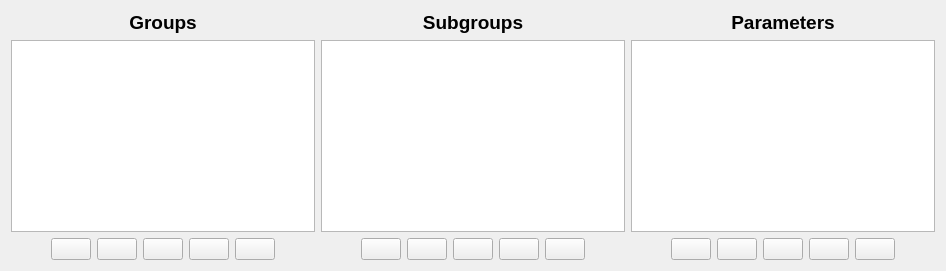
      <widget class="QWidget" name="tab_6">
       <attribute name="title">
        <string>Grouping</string>
       </attribute>
       <layout class="QHBoxLayout" name="horizontalLayout_12">
        <item>
         <layout class="QVBoxLayout" name="verticalLayout_11">
          <item>
           <widget class="QLabel" name="label_14">
            <property name="text">
             <string>&lt;html&gt;&lt;head/&gt;&lt;body&gt;&lt;p&gt;&lt;span style=&quot; font-size:14pt; font-weight:600;&quot;&gt;Groups&lt;/span&gt;&lt;/p&gt;&lt;/body&gt;&lt;/html&gt;</string>
            </property>
            <property name="alignment">
             <set>Qt::AlignCenter</set>
            </property>
           </widget>
          </item>
          <item>
           <widget class="QListWidget" name="groupList"/>
          </item>
          <item>
           <layout class="QHBoxLayout" name="horizontalLayout_9">
            <item>
             <spacer name="horizontalSpacer_9">
              <property name="orientation">
               <enum>Qt::Horizontal</enum>
              </property>
              <property name="sizeHint" stdset="0">
               <size>
                <width>40</width>
                <height>20</height>
               </size>
              </property>
             </spacer>
            </item>
            <item>
             <widget class="QPushButton" name="groupRemoveButton">
              <property name="toolTip">
               <string>Delete</string>
              </property>
              <property name="text">
               <string/>
              </property>
              <property name="icon">
               <iconset resource="res.qrc">
                <normaloff>:/res/icons/Delete-96.png</normaloff>:/res/icons/Delete-96.png</iconset>
              </property>
             </widget>
            </item>
            <item>
             <widget class="QPushButton" name="groupDownButton">
              <property name="toolTip">
               <string>Move down</string>
              </property>
              <property name="text">
               <string/>
              </property>
              <property name="icon">
               <iconset resource="res.qrc">
                <normaloff>:/res/icons/Down-96.png</normaloff>:/res/icons/Down-96.png</iconset>
              </property>
             </widget>
            </item>
            <item>
             <widget class="QPushButton" name="groupUpButton">
              <property name="toolTip">
               <string>Move up</string>
              </property>
              <property name="text">
               <string/>
              </property>
              <property name="icon">
               <iconset resource="res.qrc">
                <normaloff>:/res/icons/Up-96.png</normaloff>:/res/icons/Up-96.png</iconset>
              </property>
             </widget>
            </item>
            <item>
             <widget class="QPushButton" name="groupAddButton">
              <property name="maximumSize">
               <size>
                <width>16777205</width>
                <height>16777215</height>
               </size>
              </property>
              <property name="toolTip">
               <string>Add group</string>
              </property>
              <property name="text">
               <string/>
              </property>
              <property name="icon">
               <iconset resource="res.qrc">
                <normaloff>:/res/icons/Plus Math-96.png</normaloff>:/res/icons/Plus Math-96.png</iconset>
              </property>
             </widget>
            </item>
            <item>
             <widget class="QPushButton" name="groupEditButton">
              <property name="text">
               <string/>
              </property>
              <property name="icon">
               <iconset resource="res.qrc">
                <normaloff>:/res/icons/icons8-edit-96.png</normaloff>:/res/icons/icons8-edit-96.png</iconset>
              </property>
             </widget>
            </item>
            <item>
             <spacer name="horizontalSpacer_10">
              <property name="orientation">
               <enum>Qt::Horizontal</enum>
              </property>
              <property name="sizeHint" stdset="0">
               <size>
                <width>40</width>
                <height>20</height>
               </size>
              </property>
             </spacer>
            </item>
           </layout>
          </item>
         </layout>
        </item>
        <item>
         <layout class="QVBoxLayout" name="verticalLayout_14">
          <item>
           <widget class="QLabel" name="label_28">
            <property name="text">
             <string>&lt;html&gt;&lt;head/&gt;&lt;body&gt;&lt;p&gt;&lt;span style=&quot; font-size:14pt; font-weight:600;&quot;&gt;Subgroups&lt;/span&gt;&lt;/p&gt;&lt;/body&gt;&lt;/html&gt;</string>
            </property>
            <property name="alignment">
             <set>Qt::AlignCenter</set>
            </property>
           </widget>
          </item>
          <item>
           <widget class="QListWidget" name="subgroupList"/>
          </item>
          <item>
           <layout class="QHBoxLayout" name="horizontalLayout_10">
            <item>
             <spacer name="horizontalSpacer_11">
              <property name="orientation">
               <enum>Qt::Horizontal</enum>
              </property>
              <property name="sizeHint" stdset="0">
               <size>
                <width>40</width>
                <height>20</height>
               </size>
              </property>
             </spacer>
            </item>
            <item>
             <widget class="QPushButton" name="subgroupRemoveButton">
              <property name="toolTip">
               <string>Delete</string>
              </property>
              <property name="text">
               <string/>
              </property>
              <property name="icon">
               <iconset resource="res.qrc">
                <normaloff>:/res/icons/Delete-96.png</normaloff>:/res/icons/Delete-96.png</iconset>
              </property>
             </widget>
            </item>
            <item>
             <widget class="QPushButton" name="subgroupDownButton">
              <property name="toolTip">
               <string>Move down</string>
              </property>
              <property name="text">
               <string/>
              </property>
              <property name="icon">
               <iconset resource="res.qrc">
                <normaloff>:/res/icons/Down-96.png</normaloff>:/res/icons/Down-96.png</iconset>
              </property>
             </widget>
            </item>
            <item>
             <widget class="QPushButton" name="subgroupUpButton">
              <property name="toolTip">
               <string>Move up</string>
              </property>
              <property name="text">
               <string/>
              </property>
              <property name="icon">
               <iconset resource="res.qrc">
                <normaloff>:/res/icons/Up-96.png</normaloff>:/res/icons/Up-96.png</iconset>
              </property>
             </widget>
            </item>
            <item>
             <widget class="QPushButton" name="subgroupAddButton">
              <property name="maximumSize">
               <size>
                <width>16777205</width>
                <height>16777215</height>
               </size>
              </property>
              <property name="toolTip">
               <string>Add group</string>
              </property>
              <property name="text">
               <string/>
              </property>
              <property name="icon">
               <iconset resource="res.qrc">
                <normaloff>:/res/icons/Plus Math-96.png</normaloff>:/res/icons/Plus Math-96.png</iconset>
              </property>
             </widget>
            </item>
            <item>
             <widget class="QPushButton" name="subgroupEditButton">
              <property name="text">
               <string/>
              </property>
              <property name="icon">
               <iconset resource="res.qrc">
                <normaloff>:/res/icons/icons8-edit-96.png</normaloff>:/res/icons/icons8-edit-96.png</iconset>
              </property>
             </widget>
            </item>
            <item>
             <spacer name="horizontalSpacer_12">
              <property name="orientation">
               <enum>Qt::Horizontal</enum>
              </property>
              <property name="sizeHint" stdset="0">
               <size>
                <width>40</width>
                <height>20</height>
               </size>
              </property>
             </spacer>
            </item>
           </layout>
          </item>
         </layout>
        </item>
        <item>
         <layout class="QVBoxLayout" name="verticalLayout_15">
          <item>
           <widget class="QLabel" name="label_29">
            <property name="text">
             <string>&lt;html&gt;&lt;head/&gt;&lt;body&gt;&lt;p&gt;&lt;span style=&quot; font-size:14pt; font-weight:600;&quot;&gt;Parameters&lt;/span&gt;&lt;/p&gt;&lt;/body&gt;&lt;/html&gt;</string>
            </property>
            <property name="alignment">
             <set>Qt::AlignCenter</set>
            </property>
           </widget>
          </item>
          <item>
           <widget class="QListWidget" name="groupParamList">
            <property name="dragDropMode">
             <enum>QAbstractItemView::DropOnly</enum>
            </property>
           </widget>
          </item>
          <item>
           <layout class="QHBoxLayout" name="horizontalLayout_11">
            <item>
             <spacer name="horizontalSpacer_13">
              <property name="orientation">
               <enum>Qt::Horizontal</enum>
              </property>
              <property name="sizeHint" stdset="0">
               <size>
                <width>40</width>
                <height>20</height>
               </size>
              </property>
             </spacer>
            </item>
            <item>
             <widget class="QPushButton" name="groupParamRemoveButton">
              <property name="toolTip">
               <string>Delete</string>
              </property>
              <property name="text">
               <string/>
              </property>
              <property name="icon">
               <iconset resource="res.qrc">
                <normaloff>:/res/icons/Delete-96.png</normaloff>:/res/icons/Delete-96.png</iconset>
              </property>
             </widget>
            </item>
            <item>
             <widget class="QPushButton" name="groupParamDownButton">
              <property name="toolTip">
               <string>Move down</string>
              </property>
              <property name="text">
               <string/>
              </property>
              <property name="icon">
               <iconset resource="res.qrc">
                <normaloff>:/res/icons/Down-96.png</normaloff>:/res/icons/Down-96.png</iconset>
              </property>
             </widget>
            </item>
            <item>
             <widget class="QPushButton" name="groupParamUpButton">
              <property name="toolTip">
               <string>Move up</string>
              </property>
              <property name="text">
               <string/>
              </property>
              <property name="icon">
               <iconset resource="res.qrc">
                <normaloff>:/res/icons/Up-96.png</normaloff>:/res/icons/Up-96.png</iconset>
              </property>
             </widget>
            </item>
            <item>
             <widget class="QPushButton" name="groupParamAddButton">
              <property name="toolTip">
               <string>Add new</string>
              </property>
              <property name="text">
               <string/>
              </property>
              <property name="icon">
               <iconset resource="res.qrc">
                <normaloff>:/res/icons/Plus Math-96.png</normaloff>:/res/icons/Plus Math-96.png</iconset>
              </property>
             </widget>
            </item>
            <item>
             <widget class="QPushButton" name="groupParamEditButton">
              <property name="text">
               <string/>
              </property>
              <property name="icon">
               <iconset resource="res.qrc">
                <normaloff>:/res/icons/icons8-edit-96.png</normaloff>:/res/icons/icons8-edit-96.png</iconset>
              </property>
             </widget>
            </item>
            <item>
             <spacer name="horizontalSpacer_14">
              <property name="orientation">
               <enum>Qt::Horizontal</enum>
              </property>
              <property name="sizeHint" stdset="0">
               <size>
                <width>40</width>
                <height>20</height>
               </size>
              </property>
             </spacer>
            </item>
           </layout>
          </item>
         </layout>
        </item>
       </layout>
      </widget>
